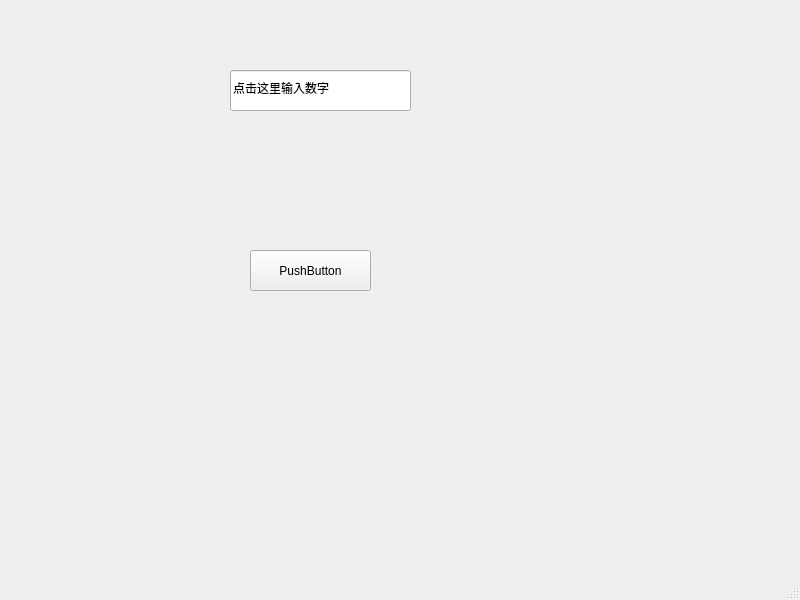
<?xml version="1.0" encoding="UTF-8"?>
<ui version="4.0">
 <class>MainWindow</class>
 <widget class="QMainWindow" name="MainWindow">
  <property name="geometry">
   <rect>
    <x>0</x>
    <y>0</y>
    <width>800</width>
    <height>600</height>
   </rect>
  </property>
  <property name="windowTitle">
   <string>guess_game</string>
  </property>
  <widget class="QWidget" name="centralwidget">
   <widget class="QPushButton" name="pushButton">
    <property name="geometry">
     <rect>
      <x>250</x>
      <y>250</y>
      <width>121</width>
      <height>41</height>
     </rect>
    </property>
    <property name="toolTip">
     <string>点击这里猜数字</string>
    </property>
    <property name="text">
     <string>PushButton</string>
    </property>
   </widget>
   <widget class="QLineEdit" name="lineEdit">
    <property name="geometry">
     <rect>
      <x>230</x>
      <y>70</y>
      <width>181</width>
      <height>41</height>
     </rect>
    </property>
    <property name="text">
     <string>点击这里输入数字</string>
    </property>
   </widget>
  </widget>
  <widget class="QMenuBar" name="menubar">
   <property name="geometry">
    <rect>
     <x>0</x>
     <y>0</y>
     <width>800</width>
     <height>23</height>
    </rect>
   </property>
  </widget>
  <widget class="QStatusBar" name="statusbar"/>
 </widget>
 <resources/>
 <connections/>
</ui>
